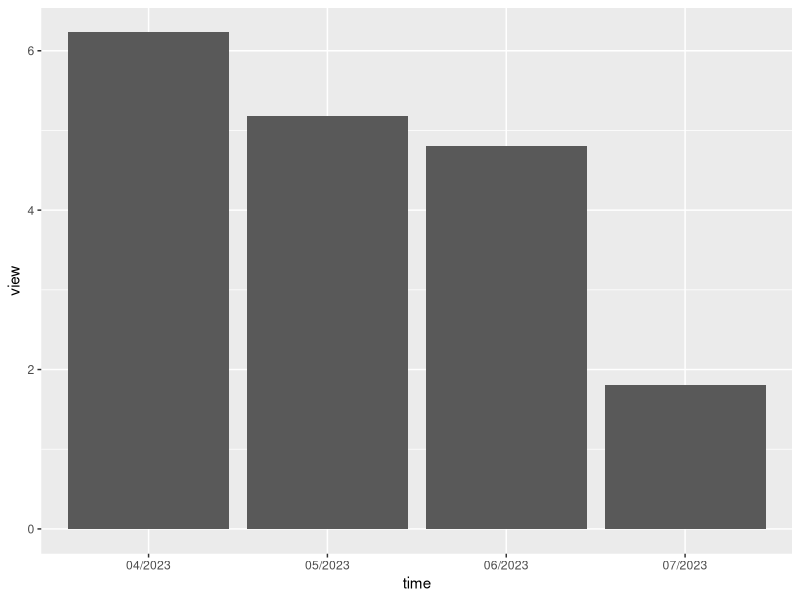
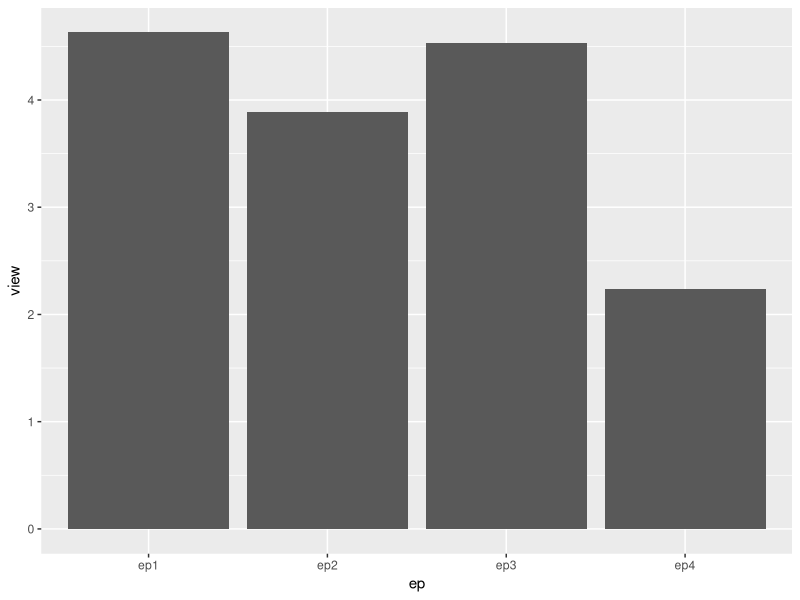

Recreate these plots in R, in order.
## ---- chunk 1
library(ggplot2)
time <- c('04/2023', '05/2023', '06/2023', '07/2023')
view <- c(6.23, 5.18, 4.8, 1.8)
df1 <- data.frame(time, view)
ggplot(df1, aes(x = time, y = view)) +
  geom_bar(stat = "identity")
## ---- chunk 2
ep <- c('ep1', 'ep2', 'ep3', 'ep4')
view <- c(4.63, 3.89, 4.53, 2.24)
df2 <- data.frame(time, view)
ggplot(df2, aes(x = ep, y = view)) +
  geom_bar(stat = "identity")
